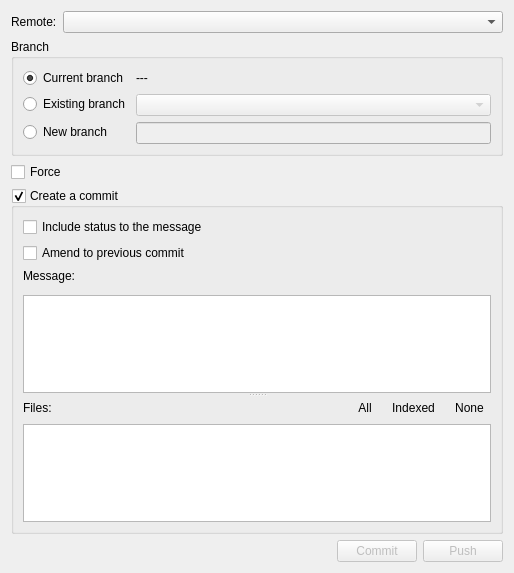
<?xml version="1.0" encoding="UTF-8"?>
<ui version="4.0">
 <class>CommitPushDialog</class>
 <widget class="QDialog" name="CommitPushDialog">
  <property name="geometry">
   <rect>
    <x>0</x>
    <y>0</y>
    <width>514</width>
    <height>573</height>
   </rect>
  </property>
  <property name="windowTitle">
   <string>Commit/Push</string>
  </property>
  <layout class="QVBoxLayout" name="verticalLayout_4">
   <item>
    <layout class="QFormLayout" name="formLayout_2">
     <item row="0" column="0">
      <widget class="QLabel" name="labelCurrentBranchName_2">
       <property name="text">
        <string>Remote:</string>
       </property>
      </widget>
     </item>
     <item row="0" column="1">
      <widget class="QComboBox" name="comboBoxRemote"/>
     </item>
    </layout>
   </item>
   <item>
    <widget class="QGroupBox" name="groupBox">
     <property name="title">
      <string>Branch</string>
     </property>
     <layout class="QFormLayout" name="formLayout">
      <item row="1" column="0">
       <widget class="QRadioButton" name="radioButtonCurrentBranch">
        <property name="text">
         <string>Current branch</string>
        </property>
        <property name="checked">
         <bool>true</bool>
        </property>
       </widget>
      </item>
      <item row="2" column="0">
       <widget class="QRadioButton" name="radioButtonExistingBranch">
        <property name="text">
         <string>Existing branch</string>
        </property>
       </widget>
      </item>
      <item row="2" column="1">
       <widget class="QComboBox" name="comboBoxBranch">
        <property name="enabled">
         <bool>false</bool>
        </property>
       </widget>
      </item>
      <item row="3" column="0">
       <widget class="QRadioButton" name="radioButtonNewBranch">
        <property name="text">
         <string>New branch</string>
        </property>
       </widget>
      </item>
      <item row="3" column="1">
       <widget class="QLineEdit" name="lineEditNewBranchName">
        <property name="enabled">
         <bool>false</bool>
        </property>
       </widget>
      </item>
      <item row="1" column="1">
       <widget class="QLabel" name="labelCurrentBranchName">
        <property name="text">
         <string>---</string>
        </property>
       </widget>
      </item>
     </layout>
    </widget>
   </item>
   <item>
    <widget class="QCheckBox" name="checkBoxForce">
     <property name="whatsThis">
      <string>&lt;html&gt;&lt;head/&gt;&lt;body&gt;&lt;p&gt;Usually, the command refuses to update a remote ref that is not an ancestor of the local ref used to overwrite it. Also, when --force-with-lease option is used, the command refuses to update a remote ref whose current value does not match what is expected.&lt;/p&gt;&lt;p&gt;This flag disables these checks, and can cause the remote repository to lose commits; use it with care.&lt;/p&gt;&lt;p&gt;&lt;br/&gt;&lt;/p&gt;&lt;p&gt;&lt;a href=&quot;https://git-scm.com/docs/git-push#Documentation/git-push.txt--f&quot;&gt;&lt;span style=&quot; text-decoration: underline; color:#007af4;&quot;&gt;More information...&lt;/span&gt;&lt;/a&gt;&lt;/p&gt;&lt;/body&gt;&lt;/html&gt;</string>
     </property>
     <property name="text">
      <string>Force</string>
     </property>
    </widget>
   </item>
   <item>
    <widget class="QGroupBox" name="groupBoxMakeCommit">
     <property name="title">
      <string>Create a commit</string>
     </property>
     <property name="checkable">
      <bool>true</bool>
     </property>
     <layout class="QVBoxLayout" name="verticalLayout_3">
      <item>
       <widget class="QCheckBox" name="checkBoxIncludeStatus">
        <property name="whatsThis">
         <string>&lt;html&gt;&lt;head/&gt;&lt;body&gt;&lt;p&gt;Include the output of &amp;quot;git status&amp;quot; in the commit message template when using an editor to prepare the commit message. &lt;/p&gt;&lt;p&gt;&lt;a href=&quot;https://git-scm.com/docs/git-commit#Documentation/git-commit.txt---status&quot;&gt;&lt;span style=&quot; text-decoration: underline; color:#2980b9;&quot;&gt;More information&lt;/span&gt;&lt;/a&gt;&lt;/p&gt;&lt;/body&gt;&lt;/html&gt;</string>
        </property>
        <property name="text">
         <string>Include status to the message</string>
        </property>
       </widget>
      </item>
      <item>
       <widget class="QCheckBox" name="checkBoxAmend">
        <property name="whatsThis">
         <string>&lt;html&gt;&lt;head/&gt;&lt;body&gt;&lt;p&gt;Replace the tip of the current branch by creating a new commit.&lt;/p&gt;&lt;p&gt;&lt;br/&gt;&lt;/p&gt;&lt;p&gt;&lt;a href=&quot;https://git-scm.com/docs/git-commit#Documentation/git-commit.txt---amend&quot;&gt;&lt;span style=&quot; text-decoration: underline; color:#2980b9;&quot;&gt;More info&lt;/span&gt;&lt;/a&gt;&lt;/p&gt;&lt;/body&gt;&lt;/html&gt;</string>
        </property>
        <property name="text">
         <string>Amend to previous commit</string>
        </property>
       </widget>
      </item>
      <item>
       <widget class="QSplitter" name="splitter">
        <property name="orientation">
         <enum>Qt::Vertical</enum>
        </property>
        <widget class="QWidget" name="widget" native="true">
         <layout class="QVBoxLayout" name="verticalLayout_2">
          <property name="leftMargin">
           <number>0</number>
          </property>
          <property name="topMargin">
           <number>0</number>
          </property>
          <property name="rightMargin">
           <number>0</number>
          </property>
          <property name="bottomMargin">
           <number>0</number>
          </property>
          <item>
           <widget class="QLabel" name="label">
            <property name="text">
             <string>Message:</string>
            </property>
           </widget>
          </item>
          <item>
           <widget class="QWidget" name="widget_2" native="true"/>
          </item>
          <item>
           <widget class="CompletionTextEdit" name="textEditMessage">
            <property name="whatsThis">
             <string>&lt;html&gt;&lt;head/&gt;&lt;body&gt;&lt;p&gt;Use the given text as the commit message. &lt;/p&gt;&lt;p&gt;&lt;a href=&quot;https://git-scm.com/docs/git-commit#Documentation/git-commit.txt---messageltmsggt&quot;&gt;&lt;span style=&quot; text-decoration: underline; color:#2980b9;&quot;&gt;More information&lt;/span&gt;&lt;/a&gt;&lt;/p&gt;&lt;/body&gt;&lt;/html&gt;</string>
            </property>
           </widget>
          </item>
         </layout>
        </widget>
        <widget class="QWidget" name="layoutWidget">
         <layout class="QVBoxLayout" name="verticalLayout">
          <item>
           <layout class="QHBoxLayout" name="horizontalLayout_2">
            <item>
             <widget class="QLabel" name="label_2">
              <property name="text">
               <string>Files:</string>
              </property>
             </widget>
            </item>
            <item>
             <spacer name="horizontalSpacer_2">
              <property name="orientation">
               <enum>Qt::Horizontal</enum>
              </property>
              <property name="sizeHint" stdset="0">
               <size>
                <width>40</width>
                <height>20</height>
               </size>
              </property>
             </spacer>
            </item>
            <item>
             <widget class="QToolButton" name="toolButtonAddAll">
              <property name="text">
               <string>All</string>
              </property>
              <property name="autoRaise">
               <bool>true</bool>
              </property>
             </widget>
            </item>
            <item>
             <widget class="QToolButton" name="toolButtonAddIndexed">
              <property name="text">
               <string>Indexed</string>
              </property>
              <property name="autoRaise">
               <bool>true</bool>
              </property>
             </widget>
            </item>
            <item>
             <widget class="QToolButton" name="toolButtonAddNone">
              <property name="text">
               <string>None</string>
              </property>
              <property name="autoRaise">
               <bool>true</bool>
              </property>
             </widget>
            </item>
           </layout>
          </item>
          <item>
           <widget class="QListWidget" name="listWidget">
            <property name="contextMenuPolicy">
             <enum>Qt::CustomContextMenu</enum>
            </property>
           </widget>
          </item>
         </layout>
        </widget>
       </widget>
      </item>
     </layout>
    </widget>
   </item>
   <item>
    <layout class="QHBoxLayout" name="horizontalLayout">
     <item>
      <spacer name="horizontalSpacer">
       <property name="orientation">
        <enum>Qt::Horizontal</enum>
       </property>
       <property name="sizeHint" stdset="0">
        <size>
         <width>40</width>
         <height>20</height>
        </size>
       </property>
      </spacer>
     </item>
     <item>
      <widget class="QPushButton" name="pushButtonCommit">
       <property name="enabled">
        <bool>false</bool>
       </property>
       <property name="text">
        <string>Commit</string>
       </property>
      </widget>
     </item>
     <item>
      <widget class="QPushButton" name="pushButtonPush">
       <property name="enabled">
        <bool>false</bool>
       </property>
       <property name="text">
        <string>Push</string>
       </property>
      </widget>
     </item>
    </layout>
   </item>
  </layout>
 </widget>
 <customwidgets>
  <customwidget>
   <class>CompletionTextEdit</class>
   <extends>QTextEdit</extends>
   <header>widgets/completiontextedit.h</header>
  </customwidget>
 </customwidgets>
 <tabstops>
  <tabstop>radioButtonCurrentBranch</tabstop>
  <tabstop>radioButtonExistingBranch</tabstop>
  <tabstop>comboBoxBranch</tabstop>
  <tabstop>radioButtonNewBranch</tabstop>
  <tabstop>lineEditNewBranchName</tabstop>
  <tabstop>checkBoxIncludeStatus</tabstop>
  <tabstop>checkBoxAmend</tabstop>
  <tabstop>textEditMessage</tabstop>
  <tabstop>toolButtonAddAll</tabstop>
  <tabstop>toolButtonAddIndexed</tabstop>
  <tabstop>toolButtonAddNone</tabstop>
  <tabstop>listWidget</tabstop>
  <tabstop>pushButtonCommit</tabstop>
  <tabstop>pushButtonPush</tabstop>
 </tabstops>
 <resources/>
 <connections>
  <connection>
   <sender>radioButtonExistingBranch</sender>
   <signal>toggled(bool)</signal>
   <receiver>comboBoxBranch</receiver>
   <slot>setEnabled(bool)</slot>
   <hints>
    <hint type="sourcelabel">
     <x>83</x>
     <y>102</y>
    </hint>
    <hint type="destinationlabel">
     <x>194</x>
     <y>111</y>
    </hint>
   </hints>
  </connection>
  <connection>
   <sender>radioButtonNewBranch</sender>
   <signal>toggled(bool)</signal>
   <receiver>lineEditNewBranchName</receiver>
   <slot>setEnabled(bool)</slot>
   <hints>
    <hint type="sourcelabel">
     <x>71</x>
     <y>140</y>
    </hint>
    <hint type="destinationlabel">
     <x>197</x>
     <y>140</y>
    </hint>
   </hints>
  </connection>
  <connection>
   <sender>radioButtonCurrentBranch</sender>
   <signal>toggled(bool)</signal>
   <receiver>labelCurrentBranchName</receiver>
   <slot>setEnabled(bool)</slot>
   <hints>
    <hint type="sourcelabel">
     <x>71</x>
     <y>77</y>
    </hint>
    <hint type="destinationlabel">
     <x>234</x>
     <y>77</y>
    </hint>
   </hints>
  </connection>
  <connection>
   <sender>checkBoxAmend</sender>
   <signal>toggled(bool)</signal>
   <receiver>widget</receiver>
   <slot>setDisabled(bool)</slot>
   <hints>
    <hint type="sourcelabel">
     <x>63</x>
     <y>239</y>
    </hint>
    <hint type="destinationlabel">
     <x>88</x>
     <y>311</y>
    </hint>
   </hints>
  </connection>
  <connection>
   <sender>textEditMessage</sender>
   <signal>textChanged()</signal>
   <receiver>CommitPushDialog</receiver>
   <slot>checkButtonsEnable()</slot>
   <hints>
    <hint type="sourcelabel">
     <x>181</x>
     <y>273</y>
    </hint>
    <hint type="destinationlabel">
     <x>4</x>
     <y>344</y>
    </hint>
   </hints>
  </connection>
  <connection>
   <sender>checkBoxAmend</sender>
   <signal>toggled(bool)</signal>
   <receiver>CommitPushDialog</receiver>
   <slot>checkButtonsEnable()</slot>
   <hints>
    <hint type="sourcelabel">
     <x>59</x>
     <y>231</y>
    </hint>
    <hint type="destinationlabel">
     <x>5</x>
     <y>212</y>
    </hint>
   </hints>
  </connection>
 </connections>
 <slots>
  <slot>checkButtonsEnable()</slot>
 </slots>
</ui>
